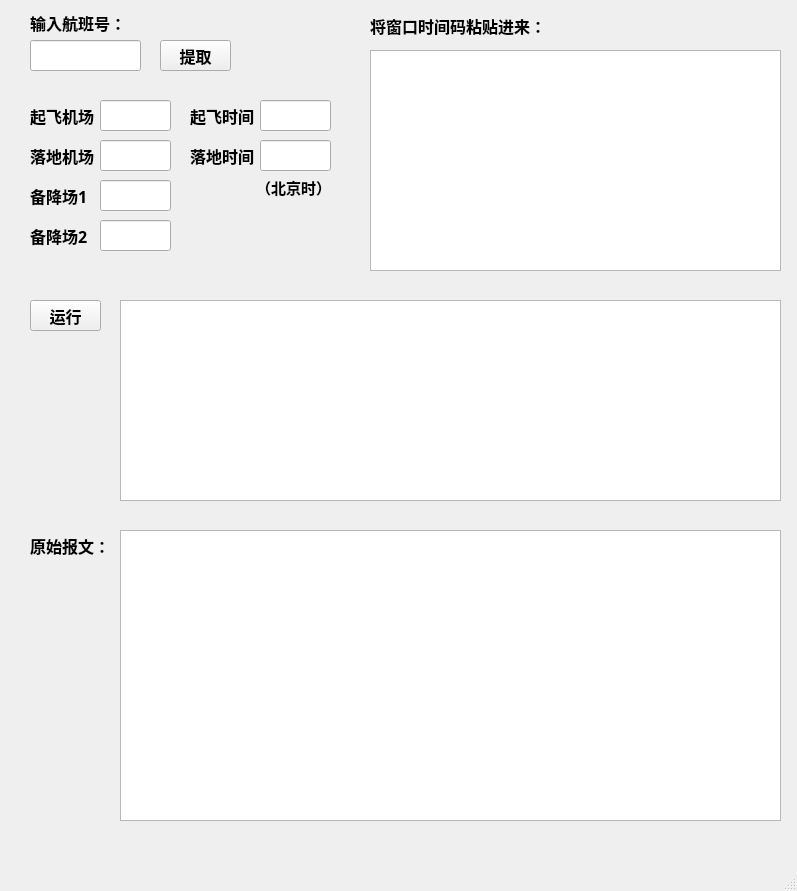
<?xml version="1.0" encoding="UTF-8"?>
<ui version="4.0">
 <class>MainWindow</class>
 <widget class="QMainWindow" name="MainWindow">
  <property name="geometry">
   <rect>
    <x>0</x>
    <y>0</y>
    <width>797</width>
    <height>891</height>
   </rect>
  </property>
  <property name="windowTitle">
   <string>MainWindow</string>
  </property>
  <widget class="QWidget" name="centralwidget">
   <widget class="QLineEdit" name="flight_num">
    <property name="geometry">
     <rect>
      <x>30</x>
      <y>40</y>
      <width>111</width>
      <height>31</height>
     </rect>
    </property>
    <property name="font">
     <font>
      <family>微软雅黑</family>
      <pointsize>12</pointsize>
      <weight>75</weight>
      <bold>true</bold>
     </font>
    </property>
   </widget>
   <widget class="QLabel" name="label">
    <property name="geometry">
     <rect>
      <x>30</x>
      <y>12</y>
      <width>101</width>
      <height>21</height>
     </rect>
    </property>
    <property name="font">
     <font>
      <family>微软雅黑</family>
      <pointsize>12</pointsize>
      <weight>75</weight>
      <bold>true</bold>
     </font>
    </property>
    <property name="text">
     <string>输入航班号：</string>
    </property>
   </widget>
   <widget class="QPushButton" name="abstract_but">
    <property name="geometry">
     <rect>
      <x>160</x>
      <y>40</y>
      <width>71</width>
      <height>31</height>
     </rect>
    </property>
    <property name="font">
     <font>
      <family>微软雅黑</family>
      <pointsize>12</pointsize>
      <weight>75</weight>
      <bold>true</bold>
     </font>
    </property>
    <property name="text">
     <string>提取</string>
    </property>
   </widget>
   <widget class="QLineEdit" name="depature_airport">
    <property name="geometry">
     <rect>
      <x>100</x>
      <y>100</y>
      <width>71</width>
      <height>31</height>
     </rect>
    </property>
    <property name="font">
     <font>
      <family>微软雅黑</family>
      <pointsize>12</pointsize>
      <weight>75</weight>
      <bold>true</bold>
     </font>
    </property>
   </widget>
   <widget class="QLabel" name="label_2">
    <property name="geometry">
     <rect>
      <x>30</x>
      <y>100</y>
      <width>71</width>
      <height>31</height>
     </rect>
    </property>
    <property name="font">
     <font>
      <family>微软雅黑</family>
      <pointsize>12</pointsize>
      <weight>75</weight>
      <bold>true</bold>
     </font>
    </property>
    <property name="text">
     <string>起飞机场</string>
    </property>
   </widget>
   <widget class="QLabel" name="label_3">
    <property name="geometry">
     <rect>
      <x>190</x>
      <y>100</y>
      <width>71</width>
      <height>31</height>
     </rect>
    </property>
    <property name="font">
     <font>
      <family>微软雅黑</family>
      <pointsize>12</pointsize>
      <weight>75</weight>
      <bold>true</bold>
     </font>
    </property>
    <property name="text">
     <string>起飞时间</string>
    </property>
   </widget>
   <widget class="QLineEdit" name="depature_t">
    <property name="geometry">
     <rect>
      <x>260</x>
      <y>100</y>
      <width>71</width>
      <height>31</height>
     </rect>
    </property>
    <property name="font">
     <font>
      <family>微软雅黑</family>
      <pointsize>12</pointsize>
      <weight>75</weight>
      <bold>true</bold>
     </font>
    </property>
   </widget>
   <widget class="QLineEdit" name="dest_t">
    <property name="geometry">
     <rect>
      <x>260</x>
      <y>140</y>
      <width>71</width>
      <height>31</height>
     </rect>
    </property>
    <property name="font">
     <font>
      <family>微软雅黑</family>
      <pointsize>12</pointsize>
      <weight>75</weight>
      <bold>true</bold>
     </font>
    </property>
   </widget>
   <widget class="QLineEdit" name="dest_airport">
    <property name="geometry">
     <rect>
      <x>100</x>
      <y>140</y>
      <width>71</width>
      <height>31</height>
     </rect>
    </property>
    <property name="font">
     <font>
      <family>微软雅黑</family>
      <pointsize>12</pointsize>
      <weight>75</weight>
      <bold>true</bold>
     </font>
    </property>
    <property name="text">
     <string/>
    </property>
   </widget>
   <widget class="QLabel" name="label_4">
    <property name="geometry">
     <rect>
      <x>30</x>
      <y>140</y>
      <width>71</width>
      <height>31</height>
     </rect>
    </property>
    <property name="font">
     <font>
      <family>微软雅黑</family>
      <pointsize>12</pointsize>
      <weight>75</weight>
      <bold>true</bold>
     </font>
    </property>
    <property name="text">
     <string>落地机场</string>
    </property>
   </widget>
   <widget class="QLabel" name="label_5">
    <property name="geometry">
     <rect>
      <x>190</x>
      <y>140</y>
      <width>71</width>
      <height>31</height>
     </rect>
    </property>
    <property name="font">
     <font>
      <family>微软雅黑</family>
      <pointsize>12</pointsize>
      <weight>75</weight>
      <bold>true</bold>
     </font>
    </property>
    <property name="text">
     <string>落地时间</string>
    </property>
   </widget>
   <widget class="QLineEdit" name="alter_airport_1">
    <property name="geometry">
     <rect>
      <x>100</x>
      <y>180</y>
      <width>71</width>
      <height>31</height>
     </rect>
    </property>
    <property name="font">
     <font>
      <family>微软雅黑</family>
      <pointsize>12</pointsize>
      <weight>75</weight>
      <bold>true</bold>
     </font>
    </property>
    <property name="text">
     <string/>
    </property>
   </widget>
   <widget class="QLabel" name="label_6">
    <property name="geometry">
     <rect>
      <x>30</x>
      <y>180</y>
      <width>71</width>
      <height>31</height>
     </rect>
    </property>
    <property name="font">
     <font>
      <family>微软雅黑</family>
      <pointsize>12</pointsize>
      <weight>75</weight>
      <bold>true</bold>
     </font>
    </property>
    <property name="text">
     <string>备降场1</string>
    </property>
   </widget>
   <widget class="QLabel" name="label_7">
    <property name="geometry">
     <rect>
      <x>30</x>
      <y>220</y>
      <width>71</width>
      <height>31</height>
     </rect>
    </property>
    <property name="font">
     <font>
      <family>微软雅黑</family>
      <pointsize>12</pointsize>
      <weight>75</weight>
      <bold>true</bold>
     </font>
    </property>
    <property name="text">
     <string>备降场2</string>
    </property>
   </widget>
   <widget class="QLineEdit" name="alter_airport_2">
    <property name="geometry">
     <rect>
      <x>100</x>
      <y>220</y>
      <width>71</width>
      <height>31</height>
     </rect>
    </property>
    <property name="font">
     <font>
      <family>微软雅黑</family>
      <pointsize>12</pointsize>
      <weight>75</weight>
      <bold>true</bold>
     </font>
    </property>
    <property name="text">
     <string/>
    </property>
   </widget>
   <widget class="QLabel" name="label_8">
    <property name="geometry">
     <rect>
      <x>370</x>
      <y>10</y>
      <width>251</width>
      <height>31</height>
     </rect>
    </property>
    <property name="font">
     <font>
      <family>微软雅黑</family>
      <pointsize>12</pointsize>
      <weight>75</weight>
      <bold>true</bold>
     </font>
    </property>
    <property name="text">
     <string>将窗口时间码粘贴进来：</string>
    </property>
   </widget>
   <widget class="QPlainTextEdit" name="time_window">
    <property name="geometry">
     <rect>
      <x>370</x>
      <y>50</y>
      <width>411</width>
      <height>221</height>
     </rect>
    </property>
    <property name="font">
     <font>
      <family>Times New Roman</family>
      <pointsize>11</pointsize>
     </font>
    </property>
   </widget>
   <widget class="QPushButton" name="run_but">
    <property name="geometry">
     <rect>
      <x>30</x>
      <y>300</y>
      <width>71</width>
      <height>31</height>
     </rect>
    </property>
    <property name="font">
     <font>
      <family>微软雅黑</family>
      <pointsize>12</pointsize>
      <weight>75</weight>
      <bold>true</bold>
     </font>
    </property>
    <property name="text">
     <string>运行</string>
    </property>
   </widget>
   <widget class="QPlainTextEdit" name="result_window">
    <property name="geometry">
     <rect>
      <x>120</x>
      <y>300</y>
      <width>661</width>
      <height>201</height>
     </rect>
    </property>
    <property name="font">
     <font>
      <family>微软雅黑</family>
      <pointsize>12</pointsize>
     </font>
    </property>
   </widget>
   <widget class="QLabel" name="label_9">
    <property name="geometry">
     <rect>
      <x>256</x>
      <y>177</y>
      <width>81</width>
      <height>20</height>
     </rect>
    </property>
    <property name="font">
     <font>
      <family>微软雅黑</family>
      <pointsize>11</pointsize>
      <weight>75</weight>
      <bold>true</bold>
     </font>
    </property>
    <property name="text">
     <string>（北京时）</string>
    </property>
   </widget>
   <widget class="QPlainTextEdit" name="result_window_2">
    <property name="geometry">
     <rect>
      <x>120</x>
      <y>530</y>
      <width>661</width>
      <height>291</height>
     </rect>
    </property>
    <property name="font">
     <font>
      <family>Times New Roman</family>
      <pointsize>12</pointsize>
     </font>
    </property>
   </widget>
   <widget class="QLabel" name="label_10">
    <property name="geometry">
     <rect>
      <x>30</x>
      <y>530</y>
      <width>81</width>
      <height>31</height>
     </rect>
    </property>
    <property name="font">
     <font>
      <family>微软雅黑</family>
      <pointsize>12</pointsize>
      <weight>75</weight>
      <bold>true</bold>
     </font>
    </property>
    <property name="text">
     <string>原始报文：</string>
    </property>
   </widget>
  </widget>
  <widget class="QMenuBar" name="menubar">
   <property name="geometry">
    <rect>
     <x>0</x>
     <y>0</y>
     <width>797</width>
     <height>23</height>
    </rect>
   </property>
  </widget>
  <widget class="QStatusBar" name="statusbar"/>
 </widget>
 <resources/>
 <connections/>
</ui>
